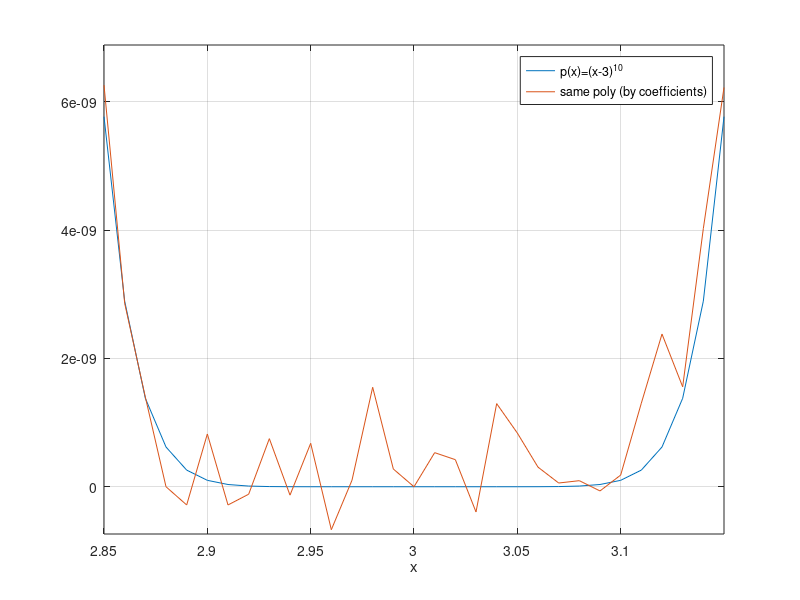

Here is the MATLAB script that generated this plot:
% WIGGLEPOLY  Plot (x-3)^10  different ways.  Via coefficients is bad.

% exact coefficients of p(x) = (x-3)^10 when expanded in monomials:
c = [1 -30 405 -3240 17010 -61236 153090 -262440 295245 -196830 59049];
x = 2.85:0.01:3.15;
ya = polyval(c,x);   % part (a)
yb = (x-3).^10;      % part (b)
plot(x,yb, x,ya)
legend('p(x)=(x-3)^{10}', 'same poly (by coefficients)')
axis tight,  grid on,  xlabel x
